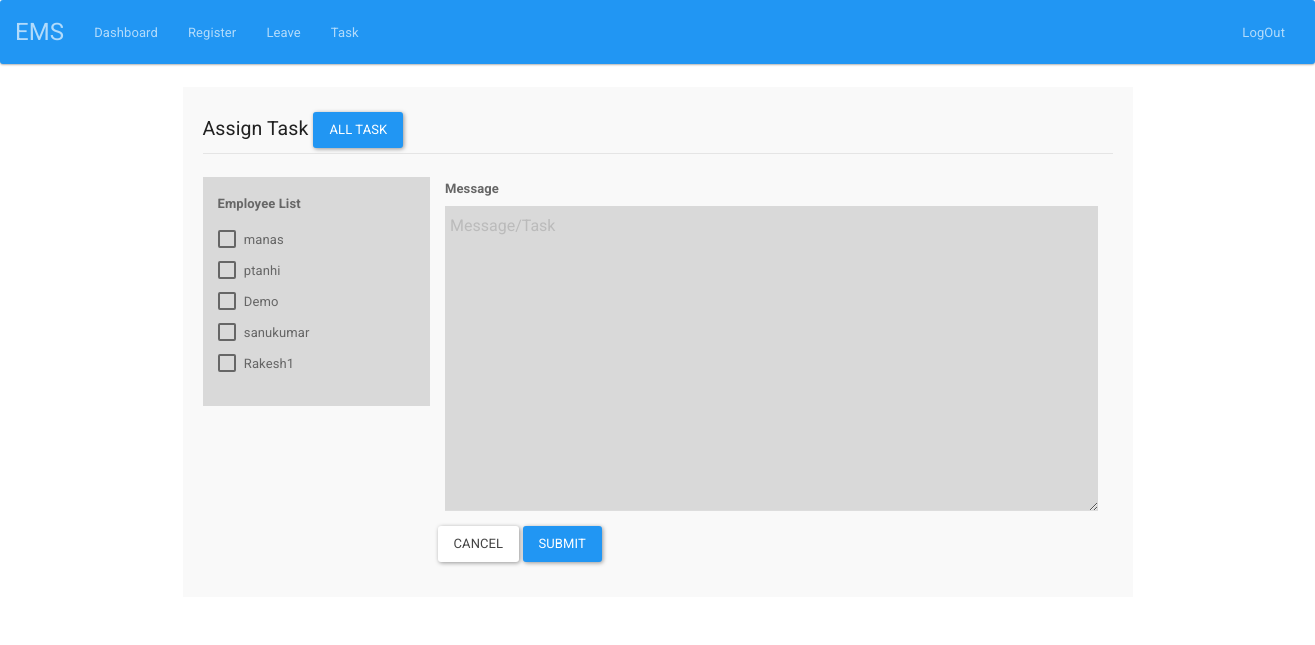
The page /admin/task.php (signed in) on the database its author committed.
### tables this page shows
CREATE TABLE `Users` (
  `user_id` int(255) NOT NULL,
  `name` varchar(1000) NOT NULL,
  `email` varchar(1000) NOT NULL,
  `password` varchar(1000) NOT NULL,
  `department` varchar(1000) NOT NULL,
  `role` varchar(100) NOT NULL,
  `created_on` timestamp(5) NOT NULL DEFAULT current_timestamp(5)
);

### admin/task.php (the view, shortened to what this page needs)
<?php include"../authentication/auth.php"; ?>
<!DOCTYPE html>
<html>
<head>
  <link rel="stylesheet" type="text/css" href="../css/style.css">
</head>
<body>
<?php include 'header.php'; ?>
<div class="container">
  <div class="col-lg-10 col-xs-push-1 well">
<form class="form-horizontal" method="POST" action="inserttask.php" onsubmit="return formvalidation();">
  <fieldset>
    <legend>Assign Task<a href="alltask.php" class="btn btn-primary" style="margin: 5px;">All Task</a></legend>
    <div class="col-xs-3" style="background-color: #d9d9d9; padding: 15px;">
       <div class="form-group">
      <label class="col-lg-12 "><b>Employee List</b></label>
      <div class="col-lg-12">
      <?php
      $query= "select * from Users where `role`='employee' order by user_id DESC";
      $res=mysqli_query($conn,$query);
      while($row= mysqli_fetch_array($res))
      {
    ?>
        <div class="checkbox">
          <label>
            <input type="checkbox" name="emp[]" value="<?php echo $row['user_id']; ?>">
            <?php echo $row['name']; ?>
          </label>
        </div>
      <?php } ?>
      </div>
    </div>
    </div>
    <div class="col-xs-9">
      <div class="form-group">
      <label for="inputName" class="col-lg-12 "><b>Message</b></label>
      <div class="col-lg-12">
        <textarea  class="form-control" rows="10" name="message"  placeholder="Message/Task" style="background-color: #d9d9d9; padding: 5px;"></textarea>
      </div>
    </div>
    </div>
      <div class="form-group">
      <div class="col-lg-12 col-lg-offset-3">
        <button type="reset" class="btn btn-default">Cancel</button>
        <button type="submit" class="btn btn-primary">Submit</button>
      </div>
    </div>
  </fieldset>
</form>
</div>
</div>
</body>
</html>

### rows shown on the page
users: name "manas"
users: name "ptanhi"
users: name "Demo"
users: name "sanukumar"
users: name "Rakesh1"
